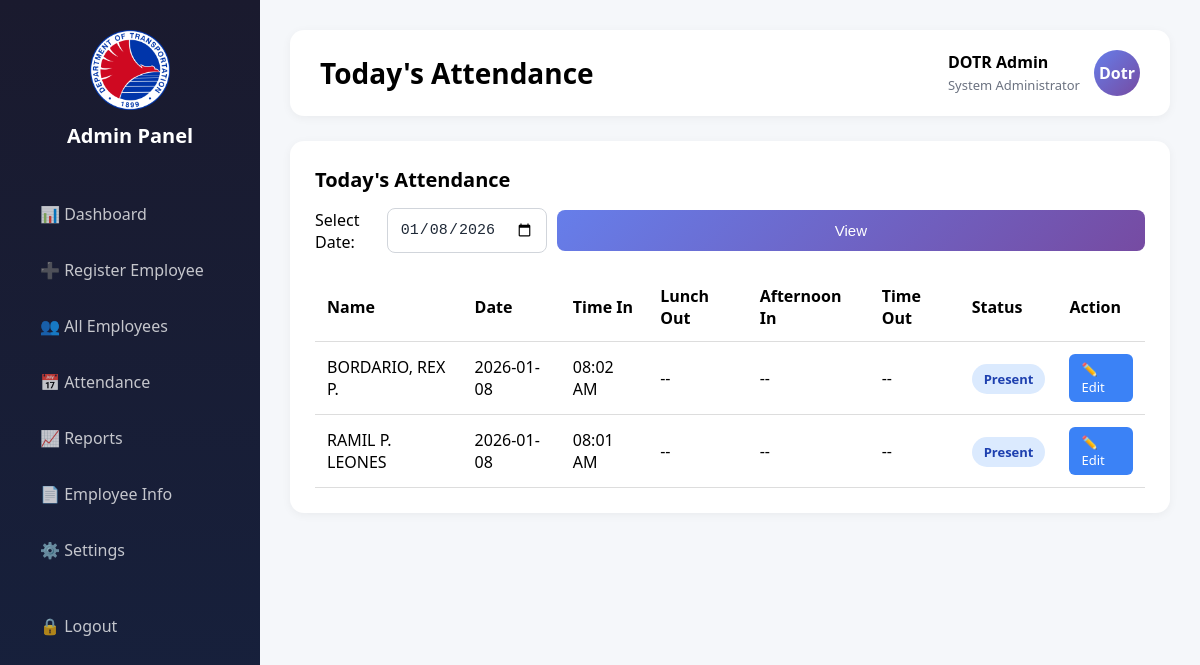
/admin/attendance?date=2026-01-08 (signed in), run on the app's committed database.
### tables this page shows
CREATE TABLE attendance (
    attendance_id INTEGER PRIMARY KEY AUTOINCREMENT,
    employee_id INTEGER,
    date TEXT,
    morning_in TEXT,
    attendance_status TEXT,
    verification_method TEXT, lunch_out TEXT, afternoon_in TEXT, time_out TEXT,
    FOREIGN KEY(employee_id) REFERENCES employees(id)
);

CREATE TABLE employees (
    id INTEGER PRIMARY KEY AUTOINCREMENT,
    full_name TEXT,
    employee_code TEXT,
    department TEXT,
    position TEXT,
    status TEXT DEFAULT 'Active'
, address TEXT, place_of_birth TEXT, blood_type TEXT, date_of_birth TEXT, gender TEXT, civil_status TEXT, age INTEGER, contact_number TEXT, email TEXT, course TEXT, entity_office TEXT, bp_number TEXT, philhealth_number TEXT, pagibig_number TEXT, tin TEXT, id_number TEXT, salary_grade TEXT, basic_salary REAL, place_of_assignment TEXT, original_place_of_assignment TEXT, item_number TEXT, date_appointed TEXT, date_of_last_promotion TEXT, date_of_separation TEXT, employment_status TEXT, eligibility TEXT, created_at TIMESTAMP DEFAULT CURRENT_TIMESTAMP, photo_path TEXT);

### app.py (the view)
@app.route("/admin/attendance")
@admin_required
def admin_attendance():
    db = get_db()
    cur = db.cursor()
    selected_date = request.args.get("date", date.today().isoformat())
    cur.execute("""
        SELECT a.attendance_id, e.id, e.full_name, a.date, a.morning_in, a.lunch_out,
               a.afternoon_in, a.time_out, a.attendance_status
        FROM attendance a
        JOIN employees e ON a.employee_id = e.id
        WHERE a.date=?
        ORDER BY e.full_name
    """, (selected_date,))
    records = cur.fetchall()
    return render_template("admin/attendance.html", records=records, selected_date=selected_date)

### app.py (called while the page is built)
def get_db():
    if "db" not in g:
        g.db = sqlite3.connect(DATABASE)
        g.db.row_factory = sqlite3.Row
    return g.db

def admin_required(f):
    @wraps(f)
    def wrapper(*args, **kwargs):
        if not session.get("admin_logged_in"):
            return redirect(url_for("admin_login"))
        return f(*args, **kwargs)
    return wrapper

@app.after_request
def hide_server_header(response):
    response.headers['Server'] = 'SecureServer'
    return response

### templates/admin/attendance.html
{% extends "admin/base.html" %}
{% block title %}Today's Attendance{% endblock %}
{% block content %}
<div class="section active">
  <div class="card">
    <div class="card-title">Today's Attendance</div>
    <div style="margin-bottom: 20px;">
      <form method="GET" action="{{ url_for('admin_attendance') }}" style="display: flex; gap: 10px; align-items: center;">
        <label style="font-weight: 500;">Select Date:</label>
        <input type="date" name="date" value="{{ selected_date }}" style="width: auto;">
        <button type="submit">View</button>
      </form>
    </div>
    {% if records %}
    <table class="table">
      <thead>
        <tr>
          <th>Name</th>
          <th>Date</th>
          <th>Time In</th>
          <th>Lunch Out</th>
          <th>Afternoon In</th>
          <th>Time Out</th>
          <th>Status</th>
          <th>Action</th>
        </tr>
      </thead>
      <tbody>
        {% for record in records %}
        <tr>
          <td>{{ record.full_name }}</td>
          <td>{{ record.date }}</td>
          <td>{{ record.morning_in or '--' }}</td>
          <td>{{ record.lunch_out or '--' }}</td>
          <td>{{ record.afternoon_in or '--' }}</td>
          <td>{{ record.time_out or '--' }}</td>
          <td>
            {% if record.attendance_status == 'Present' %}
              <span class="badge present">Present</span>
            {% elif record.attendance_status == 'Late' %}
              <span style="color: #f59e0b; font-weight: 500;">Late</span>
            {% elif record.attendance_status == 'Absent' %}
              <span style="color: #ef4444; font-weight: 500;">Absent</span>
            {% else %}
              <span style="color: #6b7280;">--</span>
            {% endif %}
          </td>
          <td>
            <a href="{{ url_for('edit_dtr', attendance_id=record.attendance_id) }}"
               class="btn-edit"
               style="padding: 6px 12px; background: #3b82f6; color: white; text-decoration: none; border-radius: 6px; font-size: 13px; display: inline-block;">
              ✏️ Edit
            </a>
          </td>
        </tr>
        {% endfor %}
      </tbody>
    </table>
    {% else %}
    <p style="margin-top: 20px; color: #6b7280; text-align: center; padding: 40px;">
      No attendance records for {{ selected_date }}
    </p>
    {% endif %}
  </div>
</div>
{% endblock %}

### static/admin.css (style rules this page uses)
* { margin:0;padding:0;box-sizing:border-box }
body { font-family:Segoe UI,Roboto,sans-serif;background:#f5f7fa }
.card { background:#fff;margin-top:25px; padding:25px;border-radius:14px; box-shadow:0 2px 10px rgba(0,0,0,.05) }
.card-title { font-size:20px;font-weight:600;margin-bottom:15px }
.section { display:none }
.section.active { display:block;animation:fade .3s }
input,select,button { padding:12px;border-radius:8px;border:1px solid #ccc; font-size:15px;width:100% }
input[type="text"], input[type="email"], input[type="tel"], input[type="number"], input[type="date"], input[type="month"] { background:#fff; border:1px solid #d1d5db; color:#1f2937; font-size:15px; transition:all .3s }
button { background:linear-gradient(135deg,#667eea,#764ba2); color:#fff;border:none;cursor:pointer }
.table { width:100%;border-collapse:collapse }
.table th,.table td { padding:12px;border-bottom:1px solid #ddd;text-align:left }
.badge { padding:6px 12px;border-radius:20px; font-size:13px;font-weight:600 }
.present { background:#dbeafe;color:#1e40af }

### templates/admin/base.html (style rules this page uses)
body:not(.loading) { opacity: 1 !important; }

### data on the page
attendance: full_name "BORDARIO, REX P.", date "2026-01-08", morning_in "08:02 AM", lunch_out "--", afternoon_in "--", time_out "--", attendance_status "Present"
attendance: full_name "RAMIL P. LEONES", date "2026-01-08", morning_in "08:01 AM", lunch_out "--", afternoon_in "--", time_out "--", attendance_status "Present"
